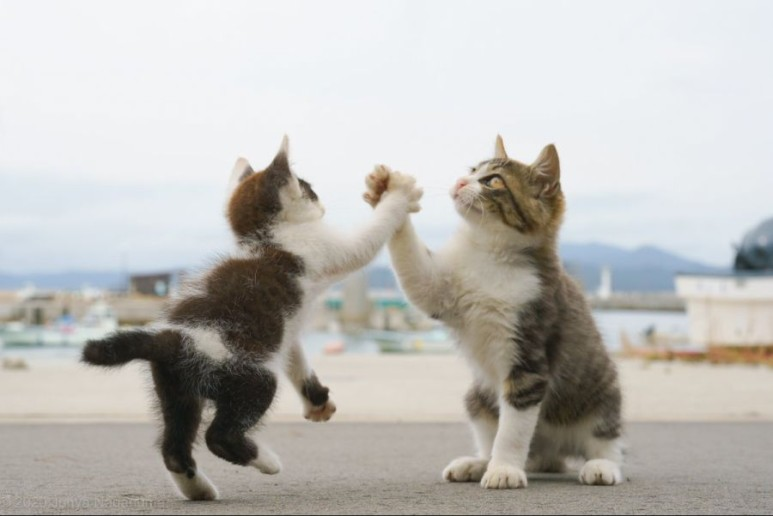
#> input picture img/img.jpeg, 773 x 516 px, found by its file name
$ python 2_img_wimdow.py
#> lines starting #> are read from the running program, lines starting #| are printed output that depends on the picture
import cv2

file_path="arim/img/img.jpeg"
img = cv2.imread(file_path, cv2.IMREAD_COLOR)
#> img is the input picture: shape (516, 773, 3); mean B, G, R 183.7, 187.5, 189.1
img_gray= cv2.imread(file_path, cv2.IMREAD_GRAYSCALE)
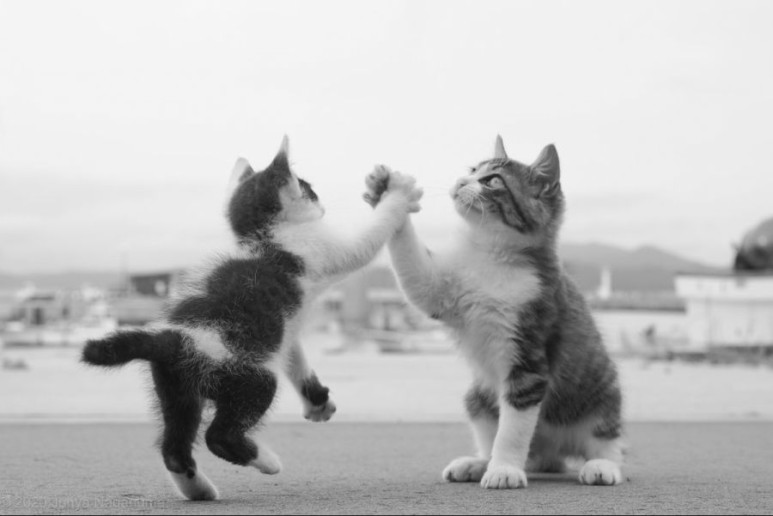
#> img_gray: shape (516, 773); min 15, max 247, mean 187.5

# "창이름"을 가진 창을 지정된 창타입에 맞추어 만듦
# cv.namedWindow("창이름", 창타입)
# 창타입: cv2.WINDOW_AUTOSIZE(이미지와 같은 크기의 창, 창의 크기에 따라 이미지의 크기가 변하지 않음), cv2.WINDOW_NORMAL(임의의 크기의 창, 창의 크기에 따라 이미지의 크기가 변함)
cv2.namedWindow("origin", cv2.WINDOW_AUTOSIZE) # "origin"이라는 이름으로 창 생성 (창 타입:cv2.WINDOW_AUTOSIZE)
cv2.namedWindow("gray", cv2.WINDOW_NORMAL) # "gray"라는 이름으로 창 생성 (창 타입: cv2.WINDOW_NORMAL)

cv2.imshow("origin", img) # "origin"창에 "img"에 저장된 이미지 표시하기
cv2.imshow("gray", img_gray) # "gray"창에 "img_gray"에 저장된 이미지 표시하기

# cv2.moveWindow("창이름", x, y)
# "창이름" 창을 (x,y) 위치로 옮기기
cv2.moveWindow("origin", 0, 0) # "origin"창의 위치를 (0,0)으로 옮긴다.
cv2.moveWindow("gray", 100, 100) # "gray"창의 위치를 (100,100)으로 옮긴다.

cv2.waitKey()
# cv2.resizeWindow("창이름", width, height)
# "창이름" 창의 크기를 가로 width, 세로 height로 바꿈
cv2.resizeWindow("origin", 400,400) # "origin" 창의 크기를 (400,400)으로 변경한다.
cv2.resizeWindow("gray", 100,100) # "gray" 창의 크기를 (100,100)으로 변경한다.

cv2.waitKey()
cv2.destroyAllWindows()
